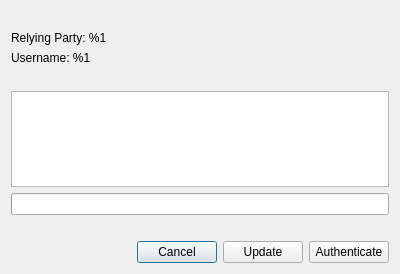
<?xml version="1.0" encoding="UTF-8"?>
<ui version="4.0">
 <class>BrowserPasskeysConfirmationDialog</class>
 <widget class="QDialog" name="BrowserPasskeysConfirmationDialog">
  <property name="geometry">
   <rect>
    <x>0</x>
    <y>0</y>
    <width>400</width>
    <height>274</height>
   </rect>
  </property>
  <property name="sizePolicy">
   <sizepolicy hsizetype="MinimumExpanding" vsizetype="Preferred">
    <horstretch>0</horstretch>
    <verstretch>0</verstretch>
   </sizepolicy>
  </property>
  <property name="windowTitle">
   <string>OpenVireo - Passkey credentials</string>
  </property>
  <layout class="QVBoxLayout" name="verticalLayout">
   <item>
    <layout class="QVBoxLayout" name="verticalLayout_2">
     <item>
      <widget class="QLabel" name="firstLabel">
       <property name="font">
        <font>
         <bold>true</bold>
        </font>
       </property>
       <property name="alignment">
        <set>Qt::AlignLeading|Qt::AlignLeft|Qt::AlignTop</set>
       </property>
      </widget>
     </item>
     <item>
      <widget class="QLabel" name="relyingPartyLabel">
       <property name="text">
        <string>Relying Party: %1</string>
       </property>
       <property name="textFormat">
        <enum>Qt::PlainText</enum>
       </property>
       <property name="alignment">
        <set>Qt::AlignLeading|Qt::AlignLeft|Qt::AlignVCenter</set>
       </property>
      </widget>
     </item>
     <item>
      <widget class="QLabel" name="usernameLabel">
       <property name="text">
        <string>Username: %1</string>
       </property>
       <property name="textFormat">
        <enum>Qt::PlainText</enum>
       </property>
       <property name="alignment">
        <set>Qt::AlignLeading|Qt::AlignLeft|Qt::AlignVCenter</set>
       </property>
      </widget>
     </item>
     <item>
      <widget class="QLabel" name="secondLabel">
       <property name="font">
        <font>
         <bold>true</bold>
        </font>
       </property>
       <property name="alignment">
        <set>Qt::AlignLeading|Qt::AlignLeft|Qt::AlignTop</set>
       </property>
      </widget>
     </item>
    </layout>
   </item>
   <item>
    <widget class="QTableWidget" name="credentialsTable">
     <property name="sizePolicy">
      <sizepolicy hsizetype="Expanding" vsizetype="Expanding">
       <horstretch>0</horstretch>
       <verstretch>0</verstretch>
      </sizepolicy>
     </property>
     <property name="editTriggers">
      <set>QAbstractItemView::NoEditTriggers</set>
     </property>
     <property name="showDropIndicator" stdset="0">
      <bool>false</bool>
     </property>
     <property name="selectionMode">
      <enum>QAbstractItemView::SingleSelection</enum>
     </property>
     <property name="cornerButtonEnabled">
      <bool>false</bool>
     </property>
     <attribute name="horizontalHeaderVisible">
      <bool>false</bool>
     </attribute>
     <attribute name="verticalHeaderVisible">
      <bool>false</bool>
     </attribute>
    </widget>
   </item>
   <item>
    <widget class="QProgressBar" name="progressBar">
     <property name="value">
      <number>0</number>
     </property>
     <property name="textVisible">
      <bool>false</bool>
     </property>
    </widget>
   </item>
   <item>
    <widget class="QLabel" name="timeoutLabel"/>
   </item>
   <item>
    <layout class="QHBoxLayout" name="horizontalLayout">
     <item>
      <spacer name="horizontalSpacer">
       <property name="orientation">
        <enum>Qt::Horizontal</enum>
       </property>
       <property name="sizeHint" stdset="0">
        <size>
         <width>40</width>
         <height>20</height>
        </size>
       </property>
      </spacer>
     </item>
     <item>
      <widget class="QPushButton" name="cancelButton">
       <property name="text">
        <string>Cancel</string>
       </property>
       <property name="default">
        <bool>true</bool>
       </property>
      </widget>
     </item>
     <item>
      <widget class="QPushButton" name="updateButton">
       <property name="text">
        <string>Update</string>
       </property>
      </widget>
     </item>
     <item>
      <widget class="QPushButton" name="confirmButton">
       <property name="text">
        <string>Authenticate</string>
       </property>
      </widget>
     </item>
    </layout>
   </item>
  </layout>
 </widget>
 <resources/>
 <connections/>
</ui>
